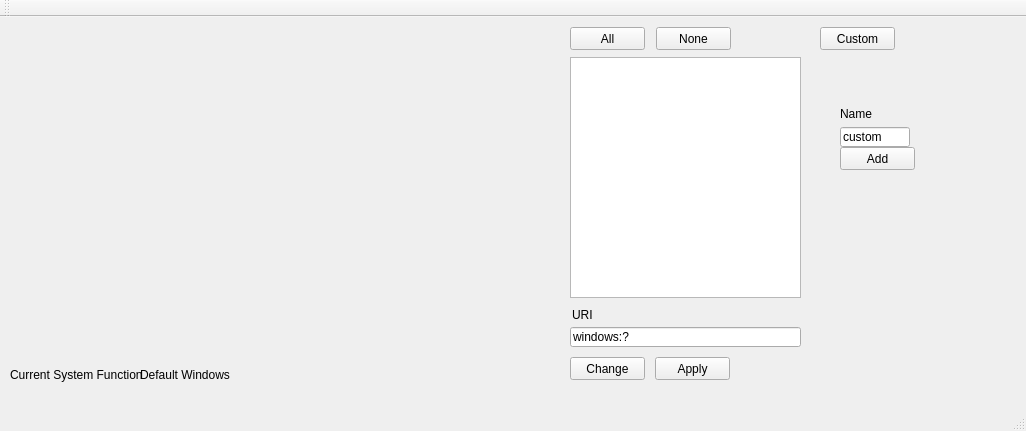
<?xml version="1.0" encoding="UTF-8"?>
<ui version="4.0">
 <class>MainWindow</class>
 <widget class="QMainWindow" name="MainWindow">
  <property name="geometry">
   <rect>
    <x>0</x>
    <y>0</y>
    <width>1026</width>
    <height>431</height>
   </rect>
  </property>
  <property name="windowTitle">
   <string>MainWindow</string>
  </property>
  <widget class="QWidget" name="centralWidget">
   <widget class="QCustomPlot" name="customPlot" native="true">
    <property name="geometry">
     <rect>
      <x>10</x>
      <y>10</y>
      <width>541</width>
      <height>331</height>
     </rect>
    </property>
   </widget>
   <widget class="QListWidget" name="listWidget">
    <property name="geometry">
     <rect>
      <x>570</x>
      <y>40</y>
      <width>231</width>
      <height>241</height>
     </rect>
    </property>
   </widget>
   <widget class="QPushButton" name="allButton">
    <property name="geometry">
     <rect>
      <x>570</x>
      <y>10</y>
      <width>75</width>
      <height>23</height>
     </rect>
    </property>
    <property name="text">
     <string>All</string>
    </property>
   </widget>
   <widget class="QPushButton" name="noneButton">
    <property name="geometry">
     <rect>
      <x>656</x>
      <y>10</y>
      <width>75</width>
      <height>23</height>
     </rect>
    </property>
    <property name="text">
     <string>None</string>
    </property>
   </widget>
   <widget class="QLineEdit" name="lineEdit">
    <property name="geometry">
     <rect>
      <x>570</x>
      <y>310</y>
      <width>231</width>
      <height>20</height>
     </rect>
    </property>
    <property name="text">
     <string>windows:?</string>
    </property>
   </widget>
   <widget class="QLabel" name="label">
    <property name="geometry">
     <rect>
      <x>572</x>
      <y>290</y>
      <width>20</width>
      <height>16</height>
     </rect>
    </property>
    <property name="text">
     <string>URI</string>
    </property>
   </widget>
   <widget class="QPushButton" name="changeButton">
    <property name="geometry">
     <rect>
      <x>570</x>
      <y>340</y>
      <width>75</width>
      <height>23</height>
     </rect>
    </property>
    <property name="text">
     <string>Change</string>
    </property>
   </widget>
   <widget class="QPushButton" name="applyButton">
    <property name="geometry">
     <rect>
      <x>655</x>
      <y>340</y>
      <width>75</width>
      <height>23</height>
     </rect>
    </property>
    <property name="text">
     <string>Apply</string>
    </property>
   </widget>
   <widget class="QLabel" name="label_2">
    <property name="geometry">
     <rect>
      <x>10</x>
      <y>350</y>
      <width>131</width>
      <height>16</height>
     </rect>
    </property>
    <property name="text">
     <string>Current System Function:</string>
    </property>
   </widget>
   <widget class="QLabel" name="systemFunctionLabel">
    <property name="geometry">
     <rect>
      <x>140</x>
      <y>350</y>
      <width>411</width>
      <height>16</height>
     </rect>
    </property>
    <property name="text">
     <string>Default Windows</string>
    </property>
   </widget>
   <widget class="QPushButton" name="customButton">
    <property name="geometry">
     <rect>
      <x>820</x>
      <y>10</y>
      <width>75</width>
      <height>23</height>
     </rect>
    </property>
    <property name="text">
     <string>Custom</string>
    </property>
   </widget>
   <widget class="QWidget" name="widgetCustom" native="true">
    <property name="geometry">
     <rect>
      <x>830</x>
      <y>80</y>
      <width>120</width>
      <height>80</height>
     </rect>
    </property>
    <widget class="QLabel" name="labelName">
     <property name="geometry">
      <rect>
       <x>10</x>
       <y>10</y>
       <width>47</width>
       <height>13</height>
      </rect>
     </property>
     <property name="text">
      <string>Name</string>
     </property>
    </widget>
    <widget class="QLineEdit" name="lineEditCustom">
     <property name="geometry">
      <rect>
       <x>10</x>
       <y>30</y>
       <width>70</width>
       <height>20</height>
      </rect>
     </property>
     <property name="text">
      <string>custom</string>
     </property>
    </widget>
    <widget class="QPushButton" name="pushButtonAdd">
     <property name="enabled">
      <bool>true</bool>
     </property>
     <property name="geometry">
      <rect>
       <x>10</x>
       <y>50</y>
       <width>75</width>
       <height>23</height>
      </rect>
     </property>
     <property name="text">
      <string>Add</string>
     </property>
    </widget>
   </widget>
  </widget>
  <widget class="QMenuBar" name="menuBar">
   <property name="geometry">
    <rect>
     <x>0</x>
     <y>0</y>
     <width>1026</width>
     <height>21</height>
    </rect>
   </property>
  </widget>
  <widget class="QToolBar" name="mainToolBar">
   <attribute name="toolBarArea">
    <enum>TopToolBarArea</enum>
   </attribute>
   <attribute name="toolBarBreak">
    <bool>false</bool>
   </attribute>
  </widget>
  <widget class="QStatusBar" name="statusBar"/>
 </widget>
 <layoutdefault spacing="6" margin="11"/>
 <customwidgets>
  <customwidget>
   <class>QCustomPlot</class>
   <extends>QWidget</extends>
   <header>qcustomplot.h</header>
   <container>1</container>
  </customwidget>
 </customwidgets>
 <resources/>
 <connections/>
</ui>
